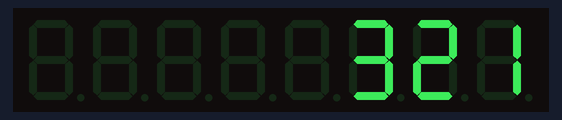
Bench run of a sketch on a simulated Arduino Uno, built with avr-gcc and run on an emulated ATmega328P. On the bench: 8-digit seven-segment display. The local clock reads 2024-03-15 10:24:30 at power-on unless the sketch sets it.

Above: at 0.1 s.
At 2.1 s:
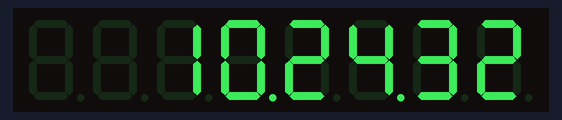
At 6.1 s:
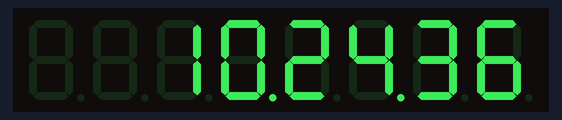
At 11.1 s:
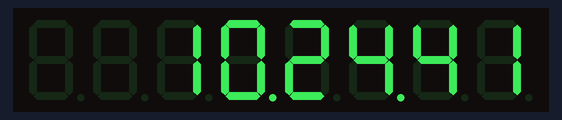
At 20.2 s:
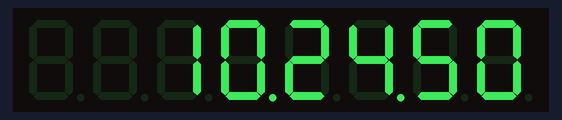
At 38.2 s:
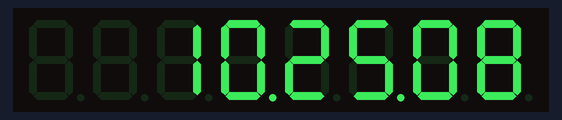

Measured:
- what the display in image 2 shows lasts 1.0 s, from 6.0 s to 7.0 s

The sketch:

RealTime.ino
```cpp
#include <DS3231.h>
#include <Wire.h>
#include "LedControl.h"
DS3231  rtc(SDA, SCL);
LedControl lc=LedControl(8,7,6,1);
Time  t;

int Hor;
int Min;
int Sec;

void setup(){
  Wire.begin();
  rtc.begin();
  Serial.begin(9600);
  for (int i = 0; i < 8; i++) {
lc.shutdown(i,false); /*The MAX72XX is in power-saving mode on startup,we have to do a wakeup call*/
lc.setIntensity(i,8);/* Set the brightness to a medium values */
lc.clearDisplay(i);/* and clear the display */
  }

  for (int j = 0; j < 8; j++) {
for (int i = 0; i < 3; i++) {
        lc.setDigit(j, i, i + 1, false);
    }
  }
  delay(2000);
}
void printSeconds(int s) {
    int second;
    int seconds;
    second=s%10;
    s=s/10;
    seconds=s%10;
    lc.setDigit(0,0,(byte)second,false);
    lc.setDigit(0,1,(byte)seconds,false);
}
void printMinutes(int m) {
    int minute;
    int minutes;
    minute=m%10;
    m=m/10;
    minutes=m%10;
    lc.setDigit(0,2,(byte)minute,true);
    lc.setDigit(0,3,(byte)minutes,false);
}
void printHours(int h) {
    int hour;
    int hours;
    hour=h%10;
    h=h/10;
    hours=h%10;
    lc.setDigit(0,4,(byte)hour,true);
    lc.setDigit(0,5,(byte)hours,false);
}
void loop(){
  t = rtc.getTime();
  Hor = t.hour;
  Min = t.min;
  Sec = t.sec;

    printSeconds(Sec);
    printMinutes(Min);
    printHours(Hor);

delay(1000);

// d=rtc.getDateStr();

  //int day=d.day;
  //int month=d.month;
  //int year=d.year;

 //delay(1000);
}
```
